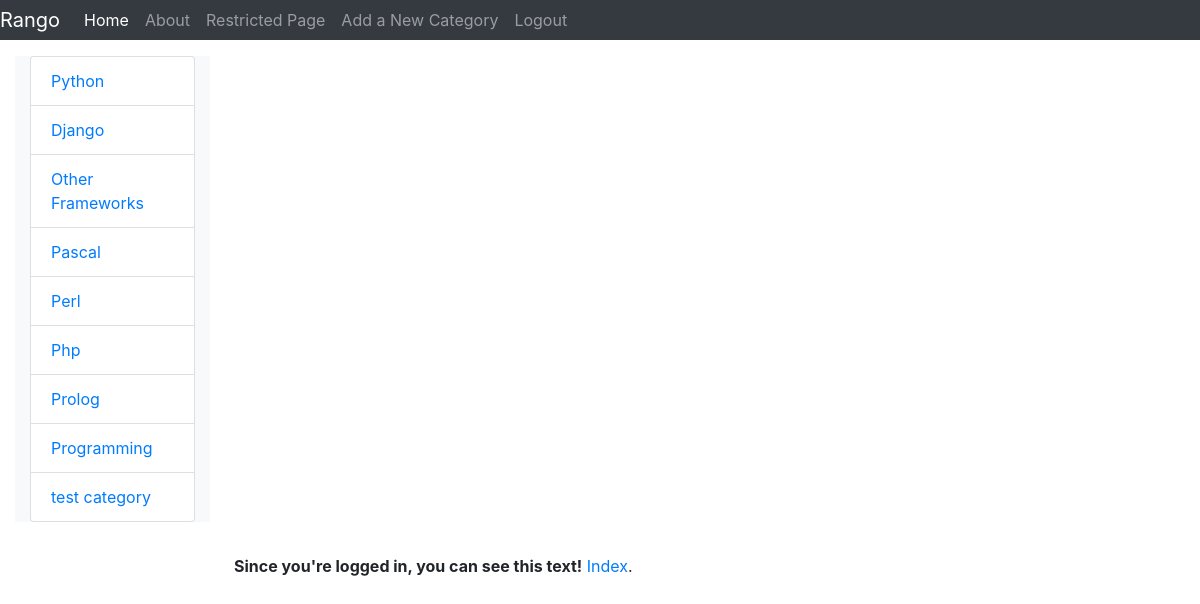
The page /rango/restricted/ (signed in) on the database its author committed.
### rango/models.py (models this page shows, shortened)
class Category(models.Model):
    name = models.CharField(max_length=128, unique=True)
    views = models.IntegerField(default=0)
    likes = models.IntegerField(default=0)
    slug = models.SlugField(blank=True)  # 别名,允许空值
    class Meta:
        verbose_name_plural = 'Categories'  # 对象的复数名称,如果没有给定，Django 将使用 verbose_name + "s"

### rango/views.py (the view)
@login_required
def restricted(request):
    return render(request, 'rango/restricted.html', {})

### rango/templatetags/rango_template_tags.py (called while the page is built)
@register.inclusion_tag('rango/cats.html')
def get_category_list(cat=None):
    return {'cats': Category.objects.all(), 'act_cat': cat}

### templates/rango/restricted.html (shortened to what this page needs)
{% extends 'rango/base.html' %}
{% block body_block %}
    <strong>Since you're logged in, you can see this text!</strong>
    <a href='{% url 'rango:index' %}'>Index</a>.
{% endblock %}

### templates/rango/cats.html
<p>
<ul class="list-group">
    {% if cats %}
        {% for c in cats %}
            {% if c == act_cat %}
                <li class="list-group-item">
                    <strong><a href="{% url 'rango:show_category' c.slug %}">{{ c.name }}</a></strong>
                </li>
            {% else %}
                <li class="list-group-item">
                    <a href="{% url 'rango:show_category' c.slug %}">{{ c.name }}</a>
                </li>
            {% endif %}
        {% endfor %}
    {% else %}
        <li><strong>There are no categories present.</strong></li>
    {% endif %}
</ul>
</p>

### rows shown on the page
Category: name "Python"
Category: name "Django"
Category: name "Other Frameworks"
Category: name "Pascal"
Category: name "Perl"
Category: name "Php"
Category: name "Prolog"
Category: name "Programming"
Category: name "test category"
